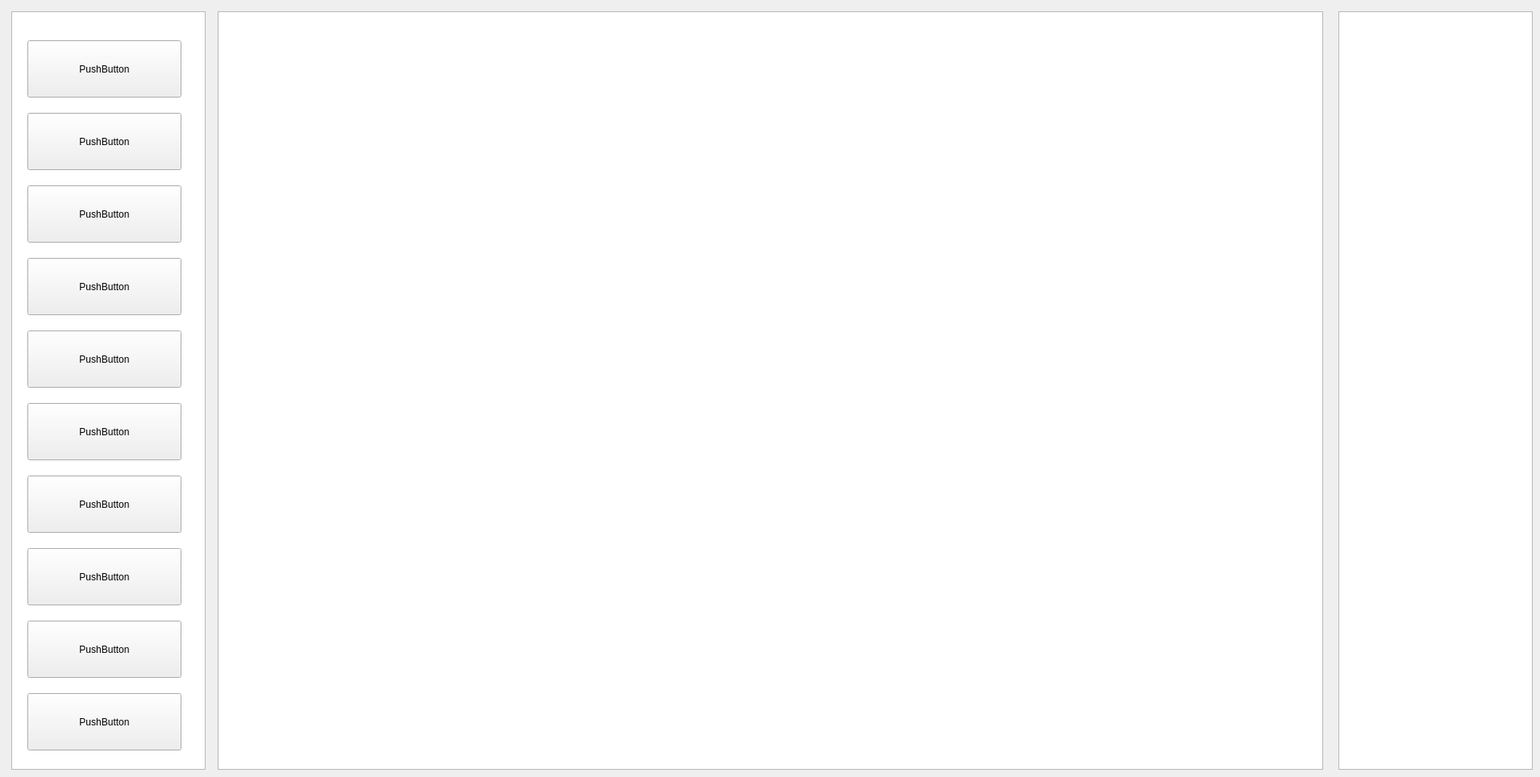
  <widget class="QWidget" name="centralwidget">
   <widget class="QListWidget" name="listWidget">
    <property name="geometry">
     <rect>
      <x>14</x>
      <y>14</y>
      <width>241</width>
      <height>941</height>
     </rect>
    </property>
   </widget>
   <widget class="QPushButton" name="pushButton">
    <property name="geometry">
     <rect>
      <x>34</x>
      <y>50</y>
      <width>191</width>
      <height>71</height>
     </rect>
    </property>
    <property name="text">
     <string>PushButton</string>
    </property>
   </widget>
   <widget class="QPushButton" name="pushButton_2">
    <property name="geometry">
     <rect>
      <x>34</x>
      <y>320</y>
      <width>191</width>
      <height>71</height>
     </rect>
    </property>
    <property name="text">
     <string>PushButton</string>
    </property>
   </widget>
   <widget class="QPushButton" name="pushButton_3">
    <property name="geometry">
     <rect>
      <x>34</x>
      <y>230</y>
      <width>191</width>
      <height>71</height>
     </rect>
    </property>
    <property name="text">
     <string>PushButton</string>
    </property>
   </widget>
   <widget class="QPushButton" name="pushButton_4">
    <property name="geometry">
     <rect>
      <x>34</x>
      <y>140</y>
      <width>191</width>
      <height>71</height>
     </rect>
    </property>
    <property name="text">
     <string>PushButton</string>
    </property>
   </widget>
   <widget class="QPushButton" name="pushButton_5">
    <property name="geometry">
     <rect>
      <x>34</x>
      <y>410</y>
      <width>191</width>
      <height>71</height>
     </rect>
    </property>
    <property name="text">
     <string>PushButton</string>
    </property>
   </widget>
   <widget class="QPushButton" name="pushButton_6">
    <property name="geometry">
     <rect>
      <x>34</x>
      <y>500</y>
      <width>191</width>
      <height>71</height>
     </rect>
    </property>
    <property name="text">
     <string>PushButton</string>
    </property>
   </widget>
   <widget class="QPushButton" name="pushButton_7">
    <property name="geometry">
     <rect>
      <x>34</x>
      <y>590</y>
      <width>191</width>
      <height>71</height>
     </rect>
    </property>
    <property name="text">
     <string>PushButton</string>
    </property>
   </widget>
   <widget class="QPushButton" name="pushButton_8">
    <property name="geometry">
     <rect>
      <x>34</x>
      <y>680</y>
      <width>191</width>
      <height>71</height>
     </rect>
    </property>
    <property name="text">
     <string>PushButton</string>
    </property>
   </widget>
   <widget class="QPushButton" name="pushButton_9">
    <property name="geometry">
     <rect>
      <x>34</x>
      <y>770</y>
      <width>191</width>
      <height>71</height>
     </rect>
    </property>
    <property name="text">
     <string>PushButton</string>
    </property>
   </widget>
   <widget class="QPushButton" name="pushButton_10">
    <property name="geometry">
     <rect>
      <x>34</x>
      <y>860</y>
      <width>191</width>
      <height>71</height>
     </rect>
    </property>
    <property name="text">
     <string>PushButton</string>
    </property>
   </widget>
   <widget class="QListView" name="listView">
    <property name="geometry">
     <rect>
      <x>270</x>
      <y>14</y>
      <width>1371</width>
      <height>941</height>
     </rect>
    </property>
   </widget>
   <widget class="QListWidget" name="listWidget_2">
    <property name="geometry">
     <rect>
      <x>1660</x>
      <y>14</y>
      <width>241</width>
      <height>941</height>
     </rect>
    </property>
   </widget>
  </widget>
